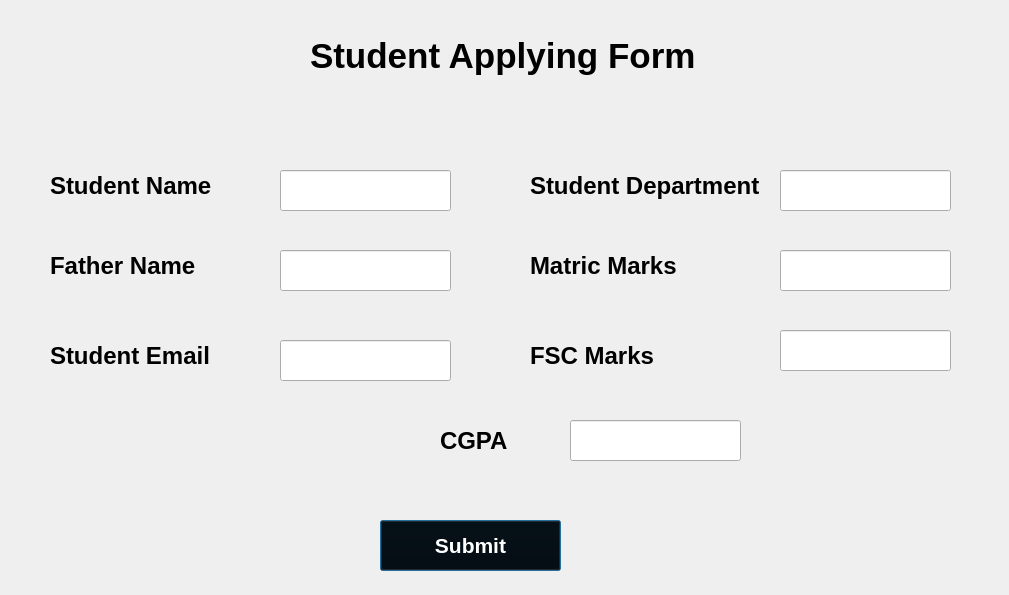
<?xml version="1.0" encoding="UTF-8"?>
<ui version="4.0">
 <class>finalstudentscreen</class>
 <widget class="QDialog" name="finalstudentscreen">
  <property name="geometry">
   <rect>
    <x>0</x>
    <y>0</y>
    <width>1009</width>
    <height>595</height>
   </rect>
  </property>
  <property name="windowTitle">
   <string>Dialog</string>
  </property>
  <widget class="QLabel" name="label">
   <property name="geometry">
    <rect>
     <x>310</x>
     <y>30</y>
     <width>391</width>
     <height>51</height>
    </rect>
   </property>
   <property name="font">
    <font>
     <pointsize>26</pointsize>
     <bold>true</bold>
    </font>
   </property>
   <property name="text">
    <string>Student Applying Form</string>
   </property>
  </widget>
  <widget class="QLineEdit" name="cgpa">
   <property name="geometry">
    <rect>
     <x>570</x>
     <y>420</y>
     <width>171</width>
     <height>41</height>
    </rect>
   </property>
  </widget>
  <widget class="QLabel" name="label_6">
   <property name="geometry">
    <rect>
     <x>50</x>
     <y>340</y>
     <width>181</width>
     <height>31</height>
    </rect>
   </property>
   <property name="font">
    <font>
     <pointsize>18</pointsize>
     <bold>true</bold>
    </font>
   </property>
   <property name="text">
    <string>Student Email</string>
   </property>
  </widget>
  <widget class="QLabel" name="label_5">
   <property name="geometry">
    <rect>
     <x>50</x>
     <y>250</y>
     <width>181</width>
     <height>31</height>
    </rect>
   </property>
   <property name="font">
    <font>
     <pointsize>18</pointsize>
     <bold>true</bold>
    </font>
   </property>
   <property name="text">
    <string>Father Name</string>
   </property>
  </widget>
  <widget class="QLabel" name="label_4">
   <property name="geometry">
    <rect>
     <x>50</x>
     <y>170</y>
     <width>181</width>
     <height>31</height>
    </rect>
   </property>
   <property name="font">
    <font>
     <pointsize>18</pointsize>
     <bold>true</bold>
    </font>
   </property>
   <property name="text">
    <string>Student Name</string>
   </property>
  </widget>
  <widget class="QLineEdit" name="fthrname">
   <property name="geometry">
    <rect>
     <x>280</x>
     <y>250</y>
     <width>171</width>
     <height>41</height>
    </rect>
   </property>
  </widget>
  <widget class="QLabel" name="label_10">
   <property name="geometry">
    <rect>
     <x>440</x>
     <y>420</y>
     <width>111</width>
     <height>41</height>
    </rect>
   </property>
   <property name="font">
    <font>
     <pointsize>18</pointsize>
     <bold>true</bold>
    </font>
   </property>
   <property name="text">
    <string>CGPA</string>
   </property>
  </widget>
  <widget class="QLineEdit" name="stdname">
   <property name="geometry">
    <rect>
     <x>280</x>
     <y>170</y>
     <width>171</width>
     <height>41</height>
    </rect>
   </property>
  </widget>
  <widget class="QLineEdit" name="stdmail">
   <property name="geometry">
    <rect>
     <x>280</x>
     <y>340</y>
     <width>171</width>
     <height>41</height>
    </rect>
   </property>
  </widget>
  <widget class="QLabel" name="label_7">
   <property name="geometry">
    <rect>
     <x>530</x>
     <y>170</y>
     <width>241</width>
     <height>31</height>
    </rect>
   </property>
   <property name="font">
    <font>
     <pointsize>18</pointsize>
     <bold>true</bold>
    </font>
   </property>
   <property name="text">
    <string>Student Department</string>
   </property>
  </widget>
  <widget class="QLineEdit" name="fscmarks">
   <property name="geometry">
    <rect>
     <x>780</x>
     <y>330</y>
     <width>171</width>
     <height>41</height>
    </rect>
   </property>
  </widget>
  <widget class="QLabel" name="label_9">
   <property name="geometry">
    <rect>
     <x>530</x>
     <y>340</y>
     <width>241</width>
     <height>31</height>
    </rect>
   </property>
   <property name="font">
    <font>
     <pointsize>18</pointsize>
     <bold>true</bold>
    </font>
   </property>
   <property name="text">
    <string>FSC Marks</string>
   </property>
  </widget>
  <widget class="QLineEdit" name="stddpt">
   <property name="geometry">
    <rect>
     <x>780</x>
     <y>170</y>
     <width>171</width>
     <height>41</height>
    </rect>
   </property>
  </widget>
  <widget class="QLineEdit" name="matricmarks">
   <property name="geometry">
    <rect>
     <x>780</x>
     <y>250</y>
     <width>171</width>
     <height>41</height>
    </rect>
   </property>
  </widget>
  <widget class="QLabel" name="label_8">
   <property name="geometry">
    <rect>
     <x>530</x>
     <y>250</y>
     <width>241</width>
     <height>31</height>
    </rect>
   </property>
   <property name="font">
    <font>
     <pointsize>18</pointsize>
     <bold>true</bold>
    </font>
   </property>
   <property name="text">
    <string>Matric Marks</string>
   </property>
  </widget>
  <widget class="QPushButton" name="submitbtn">
   <property name="geometry">
    <rect>
     <x>380</x>
     <y>520</y>
     <width>181</width>
     <height>51</height>
    </rect>
   </property>
   <property name="font">
    <font>
     <pointsize>16</pointsize>
     <bold>true</bold>
    </font>
   </property>
   <property name="styleSheet">
    <string notr="true">background-color: rgb(0, 0, 0);
color: rgb(255,255, 255);
</string>
   </property>
   <property name="text">
    <string>Submit</string>
   </property>
  </widget>
 </widget>
 <resources/>
 <connections/>
</ui>
